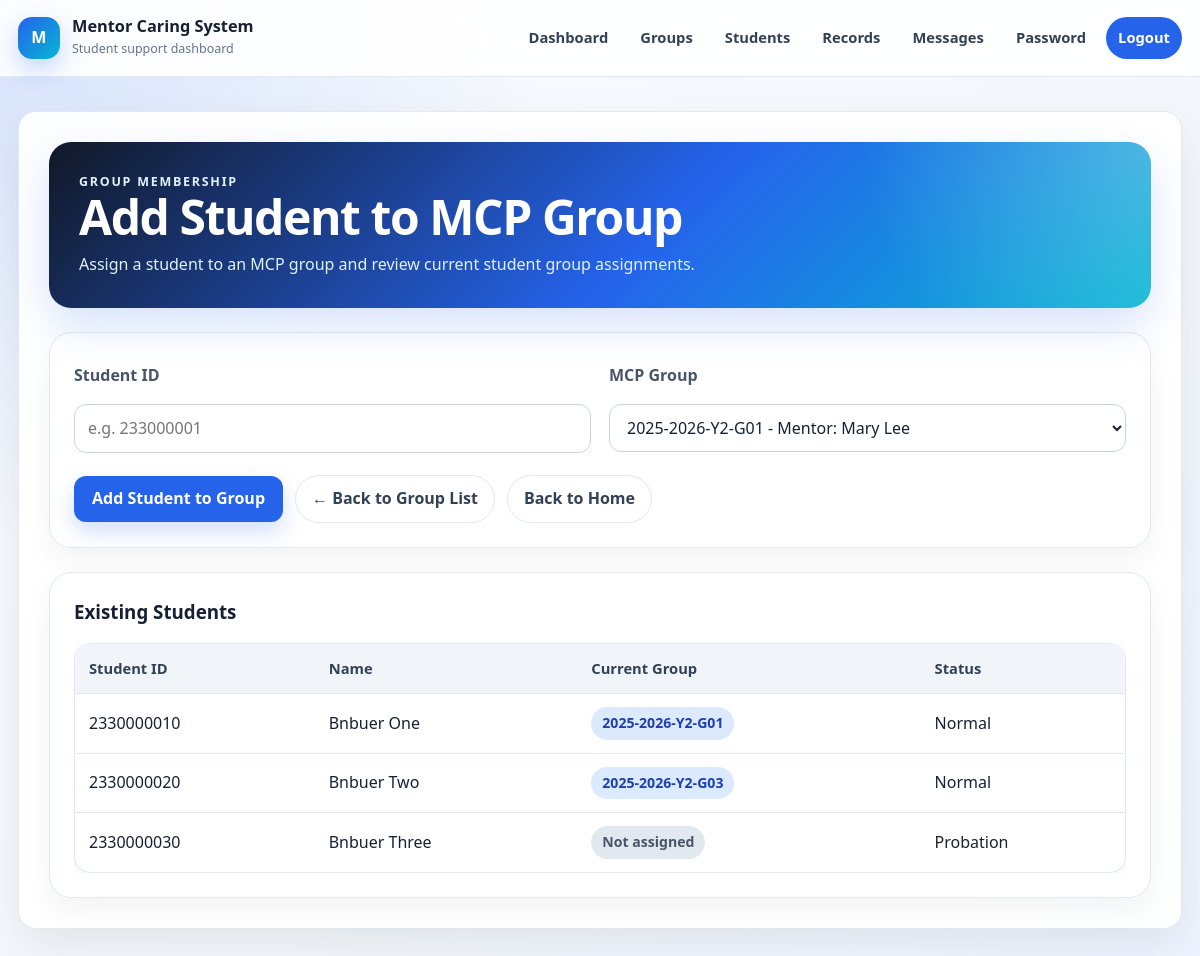
Page /faculty/group/add-student (signed in) on the committed database.
### app/entity/student.py (models this page shows, shortened)
class Student(User):
    __tablename__ = "students"
    id = db.Column(db.Integer, db.ForeignKey("users.id"), primary_key=True)
    student_id = db.Column(db.String(50), unique=True, nullable=False)
    status = db.Column(db.String(50), default="Normal")
    group_id = db.Column(db.Integer, db.ForeignKey("mcp_groups.id"))
    group_id_str = db.Column(db.String(120))
    mentor_name_str = db.Column(db.String(120))
    faculty_str = db.Column(db.String(120))
    department_str = db.Column(db.String(120))
    major_str = db.Column(db.String(120))
    group = db.relationship("MCPGroup", backref="students")
    __mapper_args__ = {
        "polymorphic_identity": "student",
    }

### app/entity/user.py (models this page shows, shortened)
class User(UserMixin, db.Model):
    __tablename__ = "users"
    id = db.Column(db.Integer, primary_key=True)
    user_id = db.Column(db.String(80), unique=True, nullable=False,
                       default=lambda: f"U-{uuid.uuid4().hex[:10].upper()}")
    account = db.Column(db.String(80), unique=True, nullable=False)
    password = db.Column(db.String(120), nullable=False)
    name = db.Column(db.String(120), nullable=False)
    email = db.Column(db.String(120))
    role = db.Column(db.String(50), nullable=False)
    user_type = db.Column(db.String(30), nullable=False, default="user")
    __mapper_args__ = {
        "polymorphic_identity": "user",
        "polymorphic_on": user_type,
    }

### app/entity/mcp_group.py (models this page shows, shortened)
class MCPGroup(db.Model):
    __tablename__ = "mcp_groups"
    id = db.Column(db.Integer, primary_key=True)
    group_id = db.Column(db.String(120), unique=True, nullable=False)
    academic_year = db.Column(db.String(50), nullable=False)
    mentor_id = db.Column(db.Integer, db.ForeignKey("mentors.id"), nullable=False)
    major_id = db.Column(db.Integer, db.ForeignKey("majors.id"))
    mentor = db.relationship("Mentor", backref="groups")
    major = db.relationship("Major", backref="mcp_groups")

### app/boundary/consultant_boundary.py (the view, shortened to what this page needs)
@consultant_bp.route("/faculty/group/add-student", methods=["GET", "POST"])
@login_required
def add_student_to_group_page():
    if current_user.role != "faculty_consultant":
        flash("Only faculty consultants can add students to groups.")
        return redirect(url_for("auth.login"))
    groups = get_all_mcp_groups()
    students = get_all_students()
    return render_template("add_student_to_group.html", groups=groups, students=students)

### app/control/mentor_allocation_control.py (called while the page is built)
def get_all_students():
    return StudentMapper.find_all()

def get_all_mcp_groups():
    return GroupMapper.find_all()

### app/mapper/mcp_group_mapper.py (called while the page is built)
    @staticmethod
    def find_all():
        return MCPGroup.query.all()

### app/mapper/user_mapper.py (called while the page is built)
    @staticmethod
    def find_all():
        return Student.query.all()

### app/templates/add_student_to_group.html
{% extends "base.html" %}
{% block extra_css %}
<link rel="stylesheet" href="{{ url_for('static', filename='css/pages/organization.css') }}">
{% endblock %}
{% block content %}
<div class="org-form-page">
    <section class="org-hero">
        <p class="org-eyebrow">Group Membership</p>
        <h2>Add Student to MCP Group</h2>
        <p>Assign a student to an MCP group and review current student group assignments.</p>
    </section>
    <section class="org-card">
        <form class="org-form" method="post">
            <div class="org-form-grid">
                <div class="org-form-group">
                    <label>Student ID</label>
                    <input type="text" name="student_id" placeholder="e.g. 233000001" required>
                </div>
                <div class="org-form-group">
                    <label>MCP Group</label>
                    <select name="group_id" required>
                        {% for group in groups %}
                            <option value="{{ group.id }}">
                                {{ group.group_id }} - Mentor: {{ group.mentor.name if group.mentor else "N/A" }}
                            </option>
                        {% endfor %}
                    </select>
                </div>
            </div>
            <div class="org-form-actions">
                <button type="submit">Add Student to Group</button>
                <a class="org-secondary-action" href="{{ url_for('consultant.faculty_groups') }}">← Back to Group List</a>
                <a class="org-secondary-action" href="{{ url_for('consultant.faculty_home') }}">Back to Home</a>
            </div>
        </form>
    </section>
    <section class="org-card">
        <h3>Existing Students</h3>
        {% if students %}
        <div class="org-table-wrap">
            <table class="org-table">
                <tr>
                    <th>Student ID</th>
                    <th>Name</th>
                    <th>Current Group</th>
                    <th>Status</th>
                </tr>
                {% for student in students %}
                <tr>
                    <td>{{ student.student_id }}</td>
                    <td>{{ student.name }}</td>
                    <td>
                        {% if student.group %}
                            <span class="org-status">{{ student.group.group_id }}</span>
                        {% else %}
                            <span class="org-status is-muted">Not assigned</span>
                        {% endif %}
                    </td>
                    <td>{{ student.status }}</td>
                </tr>
                {% endfor %}
            </table>
        </div>
        {% else %}
        <p class="org-empty">No students found.</p>
        {% endif %}
    </section>
</div>
{% endblock %}

### app/static/css/pages/organization.css (style rules this page uses)
.organization-page, .org-form-page, .consultant-page, .group-page { display: flex; flex-direction: column; gap: 24px; }
.org-hero { position: relative; overflow: hidden; padding: 30px; border-radius: 22px; color: #fff; background: radial-gradient(circle at top right, rgba(255, 255, 255, 0.25), transparent 18rem), linear-gradient(135deg, #111827 0%, #2563eb 55%, #06b6d4 100%); box-shadow: 0 18px 40px rgba(37, 99, 235, 0.18); }
.org-eyebrow { margin: 0 0 8px; color: #bfdbfe; text-transform: uppercase; letter-spacing: 0.14em; font-size: 0.78rem; font-weight: 800; }
.org-hero h2 { margin: 0 0 10px; color: #fff; font-size: clamp(2rem, 4vw, 3rem); line-height: 1.05; }
.org-hero p { max-width: 760px; margin: 0; color: #e0f2fe; }
.org-action, .org-secondary-action, .org-danger-action, .org-view-action { display: inline-flex; align-items: center; justify-content: center; gap: 8px; min-height: 42px; padding: 10px 16px; border-radius: 999px; text-decoration: none; font-weight: 800; }
.org-secondary-action, .org-view-action { color: #334155; background: #fff; border: 1px solid var(--border); }
.org-card { padding: 24px; border: 1px solid rgba(226, 232, 240, 0.95); border-radius: 22px; background: rgba(255, 255, 255, 0.94); box-shadow: 0 12px 30px rgba(15, 23, 42, 0.05); }
.org-card h3 { margin: 0 0 16px; color: #172033; }
.major-pill, .org-status { display: inline-flex; align-items: center; min-height: 30px; padding: 5px 11px; border-radius: 999px; color: #1e40af; background: #dbeafe; font-size: 0.88rem; font-weight: 800; }
.org-status.is-muted { color: #475569; background: #e2e8f0; }
.org-table-wrap { overflow-x: auto; }
.org-table { margin: 0; }
.org-table td, .org-table th { vertical-align: middle; }
.org-form { max-width: none; }
.org-form-grid { display: grid; grid-template-columns: repeat(2, minmax(0, 1fr)); gap: 18px; }
.org-form-group { display: flex; flex-direction: column; gap: 8px; }
.org-form input, .org-form select, .org-form textarea { width: 100%; max-width: none; }
.org-form-actions { display: flex; gap: 12px; align-items: center; flex-wrap: wrap; margin-top: 22px; }

### app/static/css/variables.css (style rules this page uses)
:root { --bg: #f4f7fb; --surface: #ffffff; --surface-soft: #f8fafc; --text: #172033; --muted: #64748b; --primary: #2563eb; --primary-dark: #1d4ed8; --primary-soft: #dbeafe; --border: #e2e8f0; --danger: #dc2626; --success: #16a34a; --warning: #d97706; --shadow: 0 18px 45px rgba(15, 23, 42, 0.08); --radius: 18px; }

### app/static/css/base.css (style rules this page uses)
* { box-sizing: border-box; }
html { min-height: 100%; }
body { margin: 0; min-height: 100vh; color: var(--text); font-family: "Segoe UI", "Microsoft YaHei", Arial, sans-serif; line-height: 1.6; background: radial-gradient(circle at top left, rgba(37, 99, 235, 0.16), transparent 34rem), linear-gradient(135deg, #f8fbff 0%, var(--bg) 55%, #eef4ff 100%); }
a { color: var(--primary); text-decoration: none; font-weight: 600; }

### app/static/css/layout.css (style rules this page uses)
.page-card h2 { margin: 0 0 22px; font-size: clamp(1.6rem, 2vw, 2.15rem); letter-spacing: -0.03em; }
.page-card h3 { margin-top: 28px; color: #1e293b; }
.page-card p { color: #334155; }

### app/static/css/forms.css (style rules this page uses)
form { max-width: 760px; }
label { display: inline-block; margin: 6px 0 7px; color: #475569; font-weight: 700; }
input, select, textarea { width: min(100%, 620px); padding: 11px 13px; border: 1px solid #cbd5e1; border-radius: 12px; color: var(--text); background: #fff; font: inherit; outline: none; transition: border-color 0.16s ease, box-shadow 0.16s ease; }

### app/static/css/buttons.css (style rules this page uses)
button, input[type="submit"] { display: inline-flex; align-items: center; justify-content: center; min-height: 42px; padding: 10px 18px; border: 0; border-radius: 12px; color: #fff; background: var(--primary); font: inherit; font-weight: 800; cursor: pointer; box-shadow: 0 10px 22px rgba(37, 99, 235, 0.2); transition: 0.18s ease; }

### app/static/css/tables.css (style rules this page uses)
table { width: 100%; margin: 18px 0 24px; border-collapse: separate; border-spacing: 0; overflow: hidden; border: 1px solid var(--border) !important; border-radius: 16px; background: #fff; box-shadow: 0 10px 25px rgba(15, 23, 42, 0.04); }
th, td { padding: 13px 14px !important; border: 0 !important; border-bottom: 1px solid var(--border) !important; text-align: left; vertical-align: top; }
th { color: #334155; background: #f1f5f9; font-size: 0.92rem; }
tr:last-child td { border-bottom: 0 !important; }

### rows in the picture
Student: student_id "2330000010", name "Bnbuer One", group.group_id "2025-2026-Y2-G01", status "Normal"
Student: student_id "2330000020", name "Bnbuer Two", group.group_id "2025-2026-Y2-G03", status "Normal"
Student: student_id "2330000030", name "Bnbuer Three", shows "Not assigned", status "Probation"

### other values in the picture
form field group_id "2025-2026-Y2-G01 - Mentor: Mary Lee"
